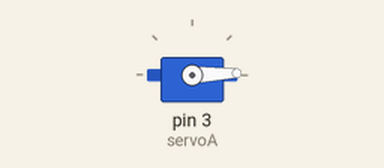
A sketch run on a simulated Arduino Uno, built with avr-gcc and run on an emulated ATmega328P. Parts: servo.

Above: at 1.05 s.
At 2.9 s:
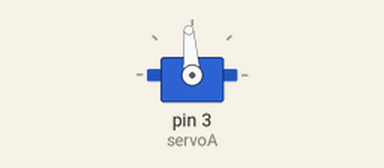
At 4.75 s:
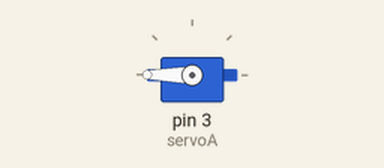
At 8.45 s:
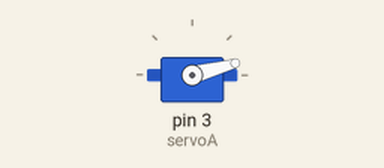
Timing chart, 0 to 11.7 s (numbered marks = the images above):
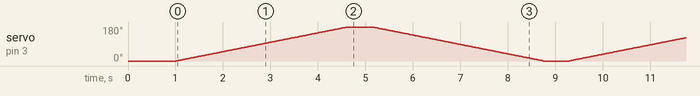

The sketch:

Controlling_a_Servo_Motor_Sketch.ino
```cpp
#include <Servo.h> //Use servo library

int pos = 0; //Positiion of servo

Servo servoA; //Creates a servo in servo library

void setup() {
  servoA.attach(3); //PWM connected to pin 3
  servoA.write(0); //Set it to 0 degrees initally
  delay (1000); //Wait a second for motor to turn there
}

void loop() {
  for (int pos = 0; pos <= 180; pos ++) {  // rotate slowly from 0 degrees to 180 degrees, by one degree
    servoA.write(pos); // control servo to go to position in variable 'pos'
    delay(20); // waits 20ms for the servo to reach the position
  }
  delay (500);

  for (int pos = 180; pos >= 0; pos --) { // rotate from 180 degrees to 0 degrees, one by one degree
    servoA.write(pos); // control servo to go to position in variable 'pos'
    delay(20); // waits 20ms for the servo to reach the position
  }
  delay (500);
}
```
